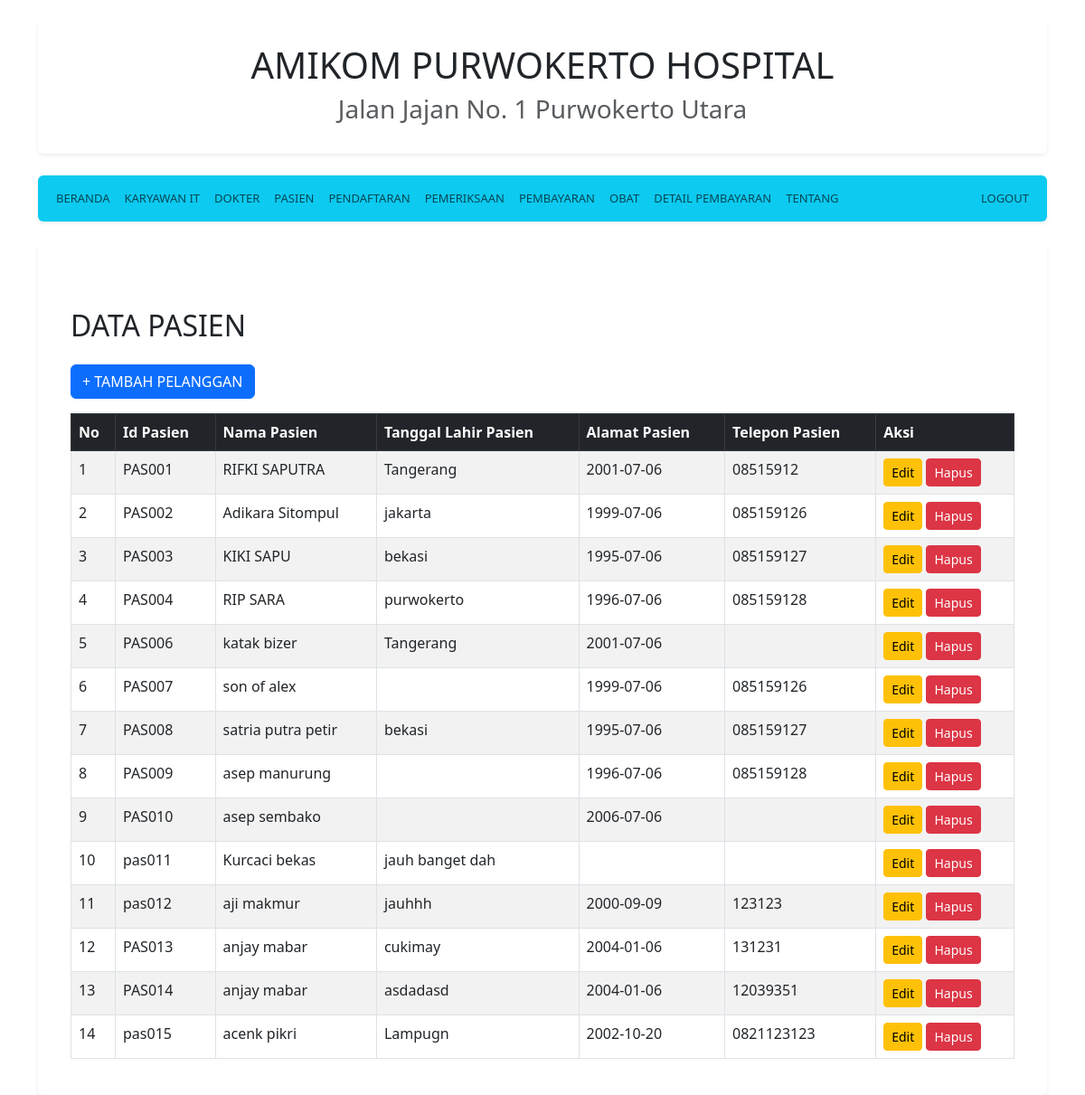
The app's page /home.php?page=pasien (signed in) with its own data.
### tables this page shows
CREATE TABLE `tbpasien` (
  `idPasien` varchar(10) NOT NULL,
  `namaPasien` varchar(40) DEFAULT NULL,
  `tanggalLahirPasien` date DEFAULT NULL,
  `alamatPasien` varchar(100) DEFAULT NULL,
  `telephonePasien` varchar(15) DEFAULT NULL
);

### views/pasien.php (the view, shortened to what this page needs)
<!DOCTYPE html>
<html lang="en">
<head>
    <link href="https://cdn.jsdelivr.net/npm/bootstrap@5.3.0/dist/css/bootstrap.min.css" rel="stylesheet">
</head>
<body>
    <div class="container mt-5">
        <h2 class="mb-4">DATA PASIEN</h2>
        <a href="./action/tambah/pasien.php" class="btn btn-primary mb-3">+ TAMBAH PELANGGAN</a>
        <div class="table-responsive">
            <table class="table table-striped table-bordered">
                <thead class="table-dark">
                    <tr>
                        <th>No</th>
                        <th>Id Pasien</th>
                        <th>Nama Pasien</th>
                        <th>Tanggal Lahir Pasien</th>
                        <th>Alamat Pasien</th>
                        <th>Telepon Pasien</th>
                        <th>Aksi</th>
                    </tr>
                </thead>
                <tbody>
                    <?php
                    include 'koneksi.php';
                    $no = 1;
                    $data = mysqli_query($koneksi, "SELECT * FROM tbPasien ORDER BY idPasien");
                    while($d = mysqli_fetch_array($data)){
                    ?>
                    <tr>
                        <td><?php echo $no++; ?></td>
                        <td><?php echo htmlspecialchars($d['idPasien']); ?></td>
                        <td><?php echo htmlspecialchars($d['namaPasien']); ?></td>
                        <td><?php echo htmlspecialchars($d['alamatPasien']); ?></td>
                        <td><?php echo htmlspecialchars($d['tanggalLahirPasien']); ?></td>
                        <td><?php echo htmlspecialchars($d['telephonePasien']); ?></td>
                        <td>
                        <a href="action/edit/pasien.php?idPasien=<?php echo (isset($d['idPasien'])) ? $d['idPasien'] : ''; ?>" class="btn btn-warning btn-sm">Edit</a>
                        <a href="action/hapus/pasien.php?idPasien=<?php echo (isset($d['idPasien'])) ? $d['idPasien'] : ''; ?>" class="btn btn-danger btn-sm" onclick="return confirm('Apakah Anda yakin ingin menghapus data ini?');">Hapus</a>
                     </td>
                    </tr>
                    <?php
                    }
                    ?>
                </tbody>
            </table>
        </div>
    </div>
</body>
</html>

### home.php (style rules this page uses)
body { background-color: #f9f9f9; font-size: 16px; color: #444; }

### records on screen
tbpasien: idPasien "PAS001", namaPasien "RIFKI SAPUTRA", alamatPasien "Tangerang", tanggalLahirPasien "2001-07-06", telephonePasien "08515912"
tbpasien: idPasien "PAS002", namaPasien "Adikara Sitompul", alamatPasien "jakarta", tanggalLahirPasien "1999-07-06", telephonePasien "085159126"
tbpasien: idPasien "PAS003", namaPasien "KIKI SAPU", alamatPasien "bekasi", tanggalLahirPasien "1995-07-06", telephonePasien "085159127"
tbpasien: idPasien "PAS004", namaPasien "RIP SARA", alamatPasien "purwokerto", tanggalLahirPasien "1996-07-06", telephonePasien "085159128"
tbpasien: idPasien "PAS006", namaPasien "katak bizer", alamatPasien "Tangerang", tanggalLahirPasien "2001-07-06"
tbpasien: idPasien "PAS007", namaPasien "son of alex", tanggalLahirPasien "1999-07-06", telephonePasien "085159126"
tbpasien: idPasien "PAS008", namaPasien "satria putra petir", alamatPasien "bekasi", tanggalLahirPasien "1995-07-06", telephonePasien "085159127"
tbpasien: idPasien "PAS009", namaPasien "asep manurung", tanggalLahirPasien "1996-07-06", telephonePasien "085159128"
tbpasien: idPasien "PAS010", namaPasien "asep sembako", tanggalLahirPasien "2006-07-06"
tbpasien: idPasien "pas011", namaPasien "Kurcaci bekas", alamatPasien "jauh banget dah"
tbpasien: idPasien "pas012", namaPasien "aji makmur", alamatPasien "jauhhh", tanggalLahirPasien "2000-09-09", telephonePasien "123123"
tbpasien: idPasien "PAS013", namaPasien "anjay mabar", alamatPasien "cukimay", tanggalLahirPasien "2004-01-06", telephonePasien "131231"
tbpasien: idPasien "PAS014", namaPasien "anjay mabar", alamatPasien "asdadasd", tanggalLahirPasien "2004-01-06", telephonePasien "12039351"
tbpasien: idPasien "pas015", namaPasien "acenk pikri", alamatPasien "Lampugn", tanggalLahirPasien "2002-10-20", telephonePasien "0821123123"
